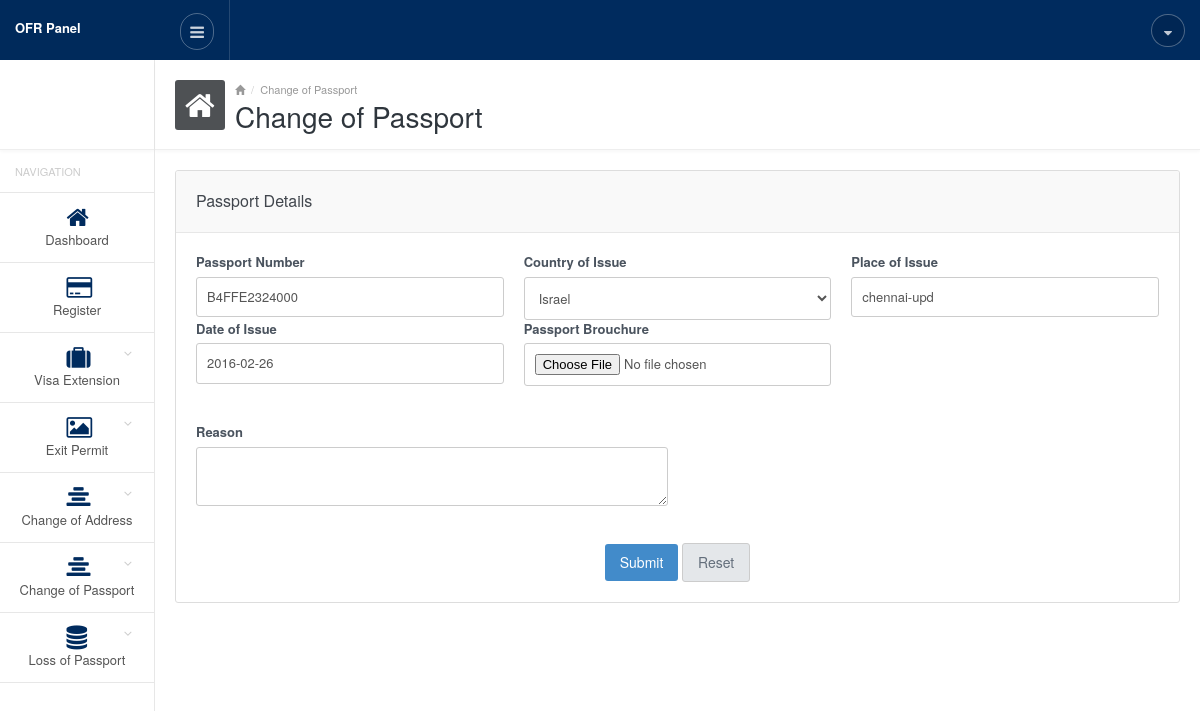
The page /admin/change_of_passport.php (signed in) on the database its author committed.
### tables this page shows
CREATE TABLE IF NOT EXISTS `register` (
  `id` int(11) NOT NULL AUTO_INCREMENT,
  `full_name` varchar(128) NOT NULL,
  `sex` varchar(10) NOT NULL,
  `spouses_name` varchar(128) NOT NULL,
  `fathers_name` varchar(128) NOT NULL,
  `mothers_name` varchar(128) NOT NULL,
  `dob` date NOT NULL,
  `age` int(11) NOT NULL,
  `email_id` varchar(258) NOT NULL,
  `mobile_no` varchar(20) NOT NULL,
  `country_of_birth` varchar(128) NOT NULL,
  `city_of_birth` varchar(128) NOT NULL,
  `height` varchar(10) NOT NULL,
  `religion` varchar(128) NOT NULL,
  `present_nationality` varchar(128) NOT NULL,
  `photo` varchar(258) NOT NULL,
  `addr_os_congo_addr1` varchar(258) NOT NULL,
  `addr_os_congo_city` varchar(128) NOT NULL,
  `addr_os_congo_country` varchar(128) NOT NULL,
  `rdcongo_addr_1` varchar(258) NOT NULL,
  `rdcongo_addr_city` varchar(128) NOT NULL,
  `rdcongo_addr_phoneno` varchar(20) NOT NULL,
  `emergency_contact_name` varchar(258) NOT NULL,
  `emergency_phone_no` varchar(20) NOT NULL,
  `emergency_country` varchar(128) NOT NULL,
  `emergency_city` varchar(128) NOT NULL,
  `emergency_relationship` varchar(128) NOT NULL,
  `passport_number` varchar(50) NOT NULL,
  `pp_country_of_issue` varchar(128) NOT NULL,
  `pp_place_of_issue` varchar(128) NOT NULL,
  `pp_date_of_issue` date NOT NULL,
  `pp_expire_date` date NOT NULL,
  `passport_brouchure` varchar(258) NOT NULL,
  `visa_number` varchar(128) NOT NULL,
  `visa_country_of_issue` varchar(258) NOT NULL,
  `visa_place_of_issue` varchar(128) NOT NULL,
  `visa_date_of_issue` date NOT NULL,
  `visa_expire_date` date NOT NULL,
  `visa_validity` varchar(128) NOT NULL,
  `visa_type` varchar(128) NOT NULL,
  `visa_copy` varchar(258) NOT NULL,
  `place_of_embarkation` varchar(258) NOT NULL,
  `city_of_embarkation` varchar(258) NOT NULL,
  `country_of_embarkation` varchar(258) NOT NULL,
  `date_of_arrival` date NOT NULL,
  `mode_of_journey` varchar(258) NOT NULL,
  `purpose_of_visiting_rdcongo` varchar(128) NOT NULL,
  `purpose_description` varchar(258) NOT NULL,
  `support_document` varchar(258) NOT NULL,
  `status` tinyint(4) NOT NULL,
  `usertype` tinyint(4) NOT NULL COMMENT '0-users,1-police,2-airport,3-Admin',
  `ts` timestamp NOT NULL DEFAULT CURRENT_TIMESTAMP,
  PRIMARY KEY (`id`)
);

### admin/genfunctions.php (the view, shortened to what this page needs)
<?php
function get_session($var)
{
	if (isset($_SESSION[$var])) {
		return $_SESSION[$var];
	}
	else {
		return '';
	}
}
function request_get($param, $type = 1, $default_value = "") {
	return "";
}
function getCountriesList($present_nationality = "0")
{
    $query = "SELECT id, countryName FROM tbl_countries ";
    $result = mysql_query($query) or die("ERR".mysql_error());
    $options = "<option value='0'>Select One</option>";
    while($resultSet = mysql_fetch_array($result))
    {
        if($present_nationality==$resultSet['id'])
            $options .= '<option value="'.$resultSet['id'].'" selected >'.$resultSet['countryName'].'</option>';
        else
            $options .= '<option value="'.$resultSet['id'].'" >'.$resultSet['countryName'].'</option>';
    }
    return $options;
}
?>

### admin/change_of_passport.php (shortened to what this page needs)
<?php
	require_once("genfunctions.php");
	require_once("common_header.php");
	$reg_profile_id = get_session("reg_profile_id");
	$job = request_get('job');
	$sql = "SELECT * FROM `register` WHERE id = '$reg_profile_id' ";
	$res = mysql_query($sql) or die("ERR".mysql_error());
	$r = mysql_fetch_assoc($res);
    $passport_number = $r['passport_number'];
    $pp_country_of_issue = $r['pp_country_of_issue'];
    $pp_place_of_issue = $r['pp_place_of_issue'];
    $pp_date_of_issue = $r['pp_date_of_issue'];
    $passport_brouchure = $r['passport_brouchure'];
	$reason = "";
?>
<form method="post">
	<div class="panel panel-default">
		<div class="panel-heading">
			<h4 class="panel-title">Passport Details</h4>
		</div>
		<div class="panel-body">
        	<div class="row">
        		<div class="col-sm-4">
        			<label>Passport Number</label>
                    <?php
                        if($job=="view")
                        {
                    ?>
                        <div><?php echo $passport_number; ?></div>
                    <?php
                        }else{
                    ?>
                        <input type="text" class="form-control" name="passport_number" id="passport_number" tabindex="27" value="<?php echo $passport_number; ?>" />
                    <?php
                        }
                    ?>
        		</div>
        		<div class="col-sm-4">
        			<label>Country of Issue</label>
                    <?php
                        if($job=="view")
                        {
                    ?>
                        <div><?php echo getCountriesNameById($pp_country_of_issue); ?></div>
                    <?php
                        }else{
                    ?>
                        <select class="form-control" name="pp_country_of_issue" id="pp_country_of_issue" tabindex="28"><?php echo getCountriesList($pp_country_of_issue); ?></select>
                    <?php
                        }
                    ?>
        		</div>
        		<div class="col-sm-4">
        			<label>Place of Issue</label>
                    <?php
                        if($job=="view")
                        {
                    ?>
                        <div><?php echo $pp_place_of_issue; ?></div>
                    <?php
                        }else{
                    ?>
                        <input type="text" class="form-control" name="pp_place_of_issue" id="pp_place_of_issue" tabindex="29" value="<?php echo $pp_place_of_issue; ?>" />
                    <?php
                        }
                    ?>
        		</div>
        	</div>
        	<div class="row">
        		<div class="col-sm-4">
        			<label>Date of Issue</label>
                    <?php
                        if($job=="view")
                        {
                    ?>
                        <div><?php echo $pp_date_of_issue; ?></div>
                    <?php
                        }else{
                    ?>
                        <input type="text" class="form-control datepicker" name="pp_date_of_issue" id="pp_date_of_issue" tabindex="30" value="<?php echo $pp_date_of_issue; ?>" />
                    <?php
                        }
                    ?>
        		</div>
        		<div class="col-sm-4">
        			<label>Passport Brouchure</label>
                    <?php
                        if($job=="view")
                        {
                    ?>
                        <div><a href="<?php echo $passport_brouchure; ?>" target="_blank">Download</a></div>
                    <?php
                        }else{
                    ?>
                        <input type="file" class="form-control" name="passport_brouchure" id="passport_brouchure" tabindex="31" />
                    <?php
                        }
                    ?>
        		</div>
        	</div>
            <br><br>
            <div class="row">
                <div class="col-sm-6">
                    <label>Reason</label>
                    <?php
                        if($job=="view")
                        {
                    ?>
                        <div><?php echo $reason; ?></div>
                    <?php
                        }else{
                    ?>
                        <textarea class="form-control" name="reason" id="reason" tabindex="7"><?php echo $reason; ?></textarea>
                    <?php
                        }
                    ?>
                </div>
            </div>
            <br><br>
            <div class="row">
                <div class="col-sm-12">
                    <center> <input type="submit" name="cp_register" id="cp_register" value="Submit" class="btn btn-primary" /> <input type="reset" class="btn btn-default" value="Reset"> </center>
                </div>
            </div>
		</div>
	</div>
</form>
<?php
	require_once("common_footer.php");
?>

### admin/css/style.default.css (style rules this page uses)
body { font-size: 13px; color: #636E7B; background-color: #fff; }

### admin/change_of_passport.php (style rules this page uses)
label { font-weight: bold; }

### rows shown on the page
register: passport_number "B4FFE2324000", pp_place_of_issue "chennai-upd", pp_date_of_issue "2016-02-26"

### other values the page prints
$pageTitle "Change of Passport"
form field pp_country_of_issue "Israel"
